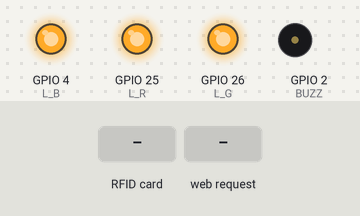
Bench run of a sketch on a simulated ESP32. On the bench: output pins drawn as LEDs (lit = HIGH), buzzer (waves = sounding). The inputs (shaded band) are chosen by the test bench. WiFi joins after 1.5 s; servers stay silent unless stated; the local clock reads 2024-03-15 10:24:30 at power-on unless the sketch sets it; storage starts empty; pins used as bus, display or sensor lines are not drawn; what the sketch prints to the serial monitor is not drawn.

Above: at 1.5 s.
1.6 s: RFID card 5E 7A 19 C4 held to the reader
At 3.2 s:
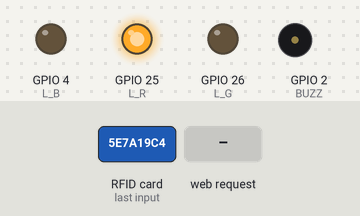
4.6 s: HTTP request GET /api/scan received
At 5.7 s:
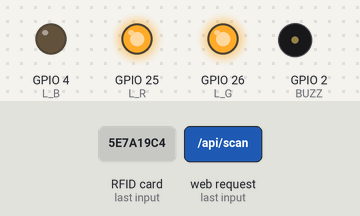
6.1 s: HTTP request GET /api/host received
At 6.9 s:
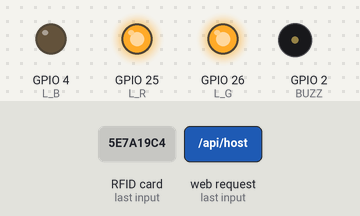
7.6 s: RFID card 5E 7A 19 C4 held to the reader
At 9.9 s:
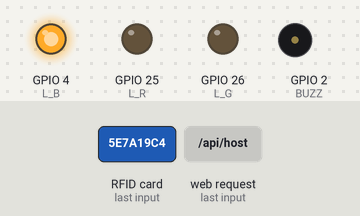
10.6 s: HTTP request GET /api/h-plus received
At 11.5 s:
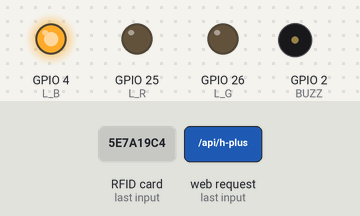
12.1 s: HTTP request GET /api/scan?id=1&n=1&d=1 received
At 12.6 s:
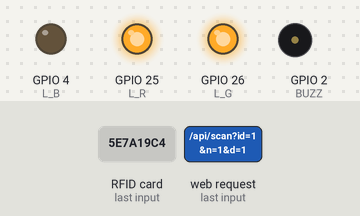
Timing chart, 0 to 14.6 s (numbered marks = the images above; inputs shaded):
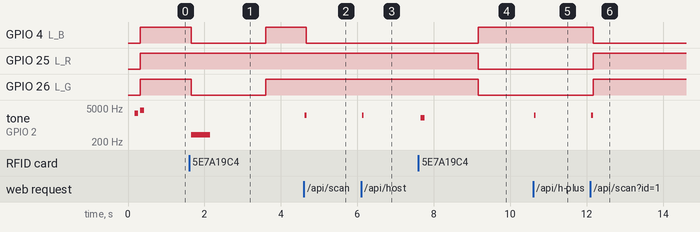

Measured:
- after the input at 1.6 s, GPIO 4 (L_B), GPIO 26 (L_G): HIGH → LOW after 0.06 s, → HIGH 2.0 s later; tone on GPIO 2 (BUZZ): silent → 400 Hz after 0.06 s, → silent 0.50 s later
- after the input at 4.6 s, GPIO 4 (L_B): HIGH → LOW after 0.06 s; tone on GPIO 2 (BUZZ): silent → 2500 Hz at once, → silent 0.05 s later
- after the input at 6.1 s, tone on GPIO 2 (BUZZ): silent → 2500 Hz at once, → silent 0.05 s later
- after the input at 7.6 s, GPIO 4 (L_B): LOW → HIGH after 1.6 s; GPIO 25 (L_R), GPIO 26 (L_G): HIGH → LOW after 1.6 s; tone on GPIO 2 (BUZZ): silent → 2000 Hz after 0.06 s, → silent 0.10 s later
- after the input at 10.6 s, tone on GPIO 2 (BUZZ): silent → 2500 Hz at once, → silent 0.05 s later
- after the input at 12.1 s, GPIO 4 (L_B): HIGH → LOW after 0.07 s; GPIO 25 (L_R), GPIO 26 (L_G): LOW → HIGH after 0.07 s; tone on GPIO 2 (BUZZ): silent → 2500 Hz at once, → silent 0.05 s later

The sketch:

ESP32.ino
```cpp
#include <Arduino.h>
#include <SPI.h>
#include <MFRC522.h>
#include <LittleFS.h>
#include <WiFi.h>
#include <ESPAsyncWebServer.h>
#include <Stepper.h>
#include <deque>
#include "time.h"

// PINOUT!!
const char* ssid = "WIFI";
const char* password = "PASS";
const char* adminUser = "admin";
const char* adminPass = "admin123";

#define SCK_PIN 18
#define MISO_PIN 19
#define MOSI_PIN 23
#define SS_PIN 21
#define RST_PIN 22
#define STEP1 32
#define STEP2 33
#define STEP3 27
#define STEP4 14
#define L_R 25
#define L_G 26
#define L_B 4
#define BUZZ 2

//udání
MFRC522 rfid(SS_PIN, RST_PIN);
AsyncWebServer server(80);
Stepper door(2048, STEP1, STEP3, STEP2, STEP4);

bool lockdownManual = false;
bool readerOn = true;
bool ledsOn = true;
bool buzzOn = true;
bool scanMode = false;
int okC = 0, failC = 0, strikes = 0;
unsigned long blockStart = 0;

bool hostModeWaiting = false;
String hostCardUID = "";
unsigned long hostEndTime = 0; // Změněno z hostStartTime jen kvůli odpočtu

String schedDate = "";
int sH = -1, sM = -1, eH = -1, eM = -1;

unsigned long motorStartTime = 0;
int motorPhase = 0;
bool greenFeedback = false;
unsigned long redFeedbackEnd = 0;

struct User { String id; String name; String last; };
std::vector<User> users;
struct Log { String t; String n; String res; };
std::deque<Log> logs;

void setLED(int r, int g, int b) {
  // Pokud jsou LED vypnuté v nastavení, ale probíhá feedback nebo motor, stejně se rozsvítí
  bool override = (motorPhase > 0 || greenFeedback || redFeedbackEnd > millis() || strikes >= 10);
  if (!ledsOn && !override) {
    digitalWrite(L_R, LOW); digitalWrite(L_G, LOW); digitalWrite(L_B, LOW);
    return;
  }
  digitalWrite(L_R, r > 0 ? HIGH : LOW);
  digitalWrite(L_G, g > 0 ? HIGH : LOW);
  digitalWrite(L_B, b > 0 ? HIGH : LOW);
}

// Vyšší frekvence pro pocitově vyšší hlasitost
void sound(int f, int d) { if(buzzOn) tone(BUZZ, f, d); }
void actionBeep() { sound(2500, 50); } // Pronikavější pípnutí

void loadUsers() {
  users.clear();
  if(!LittleFS.exists("/u.dat")) return;
  File f = LittleFS.open("/u.dat", "r");
  while(f.available()){
    String i = f.readStringUntil(':'); String n = f.readStringUntil('|'); String l = f.readStringUntil('\n');
    i.trim(); n.trim(); l.trim();
    if(i.length()>0) users.push_back({i, n, l});
  }
  f.close();
}

void saveUsers() {
  File f = LittleFS.open("/u.dat", "w");
  if(!f) return;
  for(auto const& u : users) f.printf("%s:%s|%s\n", u.id.c_str(), u.name.c_str(), u.last.c_str());
  f.close();
}

void addLog(String name, String res) {
  struct tm ti; getLocalTime(&ti); char ts[10]; strftime(ts, 10, "%H:%M", &ti);
  if(logs.size() >= 15) logs.pop_back();
  logs.push_front({String(ts), name, res});
}

bool isLockdownActive() {
  struct tm ti; if(!getLocalTime(&ti)) return lockdownManual;
  char buf[11]; strftime(buf,11,"%Y-%m-%d",&ti);
  if (schedDate != "" && String(buf) == schedDate) {
    int nowMin = ti.tm_hour * 60 + ti.tm_min;
    int startMin = sH * 60 + sM;
    int endMin = eH * 60 + eM;
    if (nowMin >= startMin && nowMin < endMin) return true;
  }
  return lockdownManual;
}

//začátek toho nechutnýho kódu (Ale je uspornej)
const char index_html[] PROGMEM = R"rawliteral(
<!DOCTYPE html><html><head><meta charset="UTF-8"><style>
body{background:#000;color:#fff;font-family:sans-serif;display:flex;justify-content:center;align-items:center;height:100vh;margin:0;}
.card{width:420px;text-align:center;padding:40px;border:1px solid #111;border-radius:24px;background:#050505;}
h1{font-size:0.7rem;letter-spacing:4px;color:#444;text-transform:uppercase;margin-bottom:40px;}
#st{font-size:2.8rem;font-weight:200;margin-bottom:10px;}
#scInfo{font-size:0.8rem;color:#ff9500;margin-bottom:30px;height:20px;}
table{width:100%;font-size:0.75rem;color:#666;border-collapse:collapse;} td{padding:12px;border-bottom:1px solid #111;text-align:left;}
.admin-link{display:block;margin-top:40px;color:#222;text-decoration:none;font-size:0.65rem;}
</style></head><body><div class="card"><h1>SECURITY SYSTEM</h1><div id="st">...</div><div id="scInfo"></div><table id="lb"></table><a href="/admin" class="admin-link">SYSTEM ADMINISTRATION</a></div>
<script>async function up(){const r=await fetch('/api/st');const d=await r.json();
document.getElementById('st').innerText=d.isL?'LOCKDOWN':(d.isB?'BLOCKED':'ONLINE');
document.getElementById('st').style.color=d.isL?'#ff3b30':'#ffffff';
document.getElementById('scInfo').innerText=d.scD?`Planned Lockdown: ${d.scD} ${d.scS}-${d.scE}`:'';
let h='';d.logs.slice(0,5).forEach(l=>h+=`<tr><td>${l.t}</td><td>${l.n}</td><td>${l.r}</td></tr>`);document.getElementById('lb').innerHTML=h;}setInterval(up,2000);up();</script></body></html>
)rawliteral";

const char admin_html[] PROGMEM = R"rawliteral(
<!DOCTYPE html><html><head><meta charset="UTF-8"><style>
body{background:#000;color:#fff;font-family:sans-serif;margin:0;overflow:hidden;height:100vh;}
.main{display:grid;grid-template-columns:320px 1fr 350px;height:100vh;background:#1a1a1a;gap:1px;}
.col{background:#0a0a0a;padding:28px;overflow-y:auto;display:flex;flex-direction:column;}
h2{font-size:0.7rem;color:#555;text-transform:uppercase;letter-spacing:2px;margin-bottom:24px;}
.btn{background:#111;border:1px solid #222;color:#fff;padding:16px;cursor:pointer;margin-bottom:12px;width:100%;text-align:left;border-radius:12px;}
.btn:disabled{opacity:0.1;cursor:not-allowed;}
.btn-status{display:block;font-size:0.6rem;color:#444;margin-top:4px;font-weight:800;text-transform:uppercase;}
.h-box{background:#001a33;padding:15px;border-radius:12px;margin-bottom:15px;border:1px solid #003366;}
input{background:#111;border:1px solid #222;color:#fff;padding:12px;width:calc(100% - 28px);margin-bottom:12px;border-radius:10px;outline:none;}
table{width:100%;font-size:0.8rem;border-collapse:collapse;} td,th{padding:12px 10px;border-bottom:1px solid #111;}
th{text-align:left;color:#333;font-size:0.6rem;}
</style></head><body>
<div class="main">
  <div class="col">
    <h2>SYSTEM CONTROL</h2>
    <button class="btn" onclick="f('/api/open')">RELEASE LATCH<span class="btn-status">READY</span></button>
    <button class="btn" id="btnS" onclick="f('/api/scan')">SCAN NEW TAG<span id="statScan" class="btn-status">IDLE</span></button>
    <div id="hArea"></div>
    <button class="btn" id="btnH" onclick="f('/api/host')">HOST ACCESS<span id="statHost" class="btn-status">INACTIVE</span></button>
    <button class="btn" onclick="f('/api/t-l')">LOCKDOWN MODE<span id="statLock" class="btn-status">OFF</span></button>
    <button class="btn" onclick="f('/api/t-r')">RFID READER<span id="statRead" class="btn-status">ON</span></button>
    <button class="btn" onclick="f('/api/t-b')">BUZZER FEEDBACK<span id="statBuzz" class="btn-status">ON</span></button>
    <button class="btn" onclick="f('/api/t-led')">STATUS LIGHTS<span id="statLed" class="btn-status">ON</span></button>
  </div>
  <div class="col">
    <h2>USER DIRECTORY</h2><div id="uList"></div>
    <h2 style="margin-top:40px">SCHEDULER</h2>
    <div id="scActive" style="font-size:0.7rem;color:#555;margin-bottom:10px"></div>
    <input type="date" id="sd"><div style="display:flex;gap:10px"><input type="time" id="ss"><input type="time" id="se"></div>
    <button class="btn" onclick="setS()">APPLY SCHEDULE</button><button class="btn" onclick="f('/api/s-clr')">CLEAR SCHEDULE</button>
  </div>
  <div class="col">
    <h2>ACTIVITY LOG</h2><table id="lb"></table>
    <button class="btn" style="margin-top:auto" onclick="f('/api/clear')">PURGE ALL LOGS</button>
    <button class="btn" style="color:#ff453a;border-color:#331111;" onclick="location.href='/logout'">EXIT SESSION</button>
  </div>
</div>
<script>
function f(u){fetch(u);setTimeout(load,200);}
function setS(){fetch(`/api/sched?d=${document.getElementById('sd').value}&s=${document.getElementById('ss').value}&e=${document.getElementById('se').value}`);setTimeout(load,200);}
async function load(){
  const r=await fetch('/api/st');const d=await r.json();
  document.getElementById('btnS').disabled = d.isL;
  document.getElementById('btnH').disabled = d.isL;
  document.getElementById('statLock').innerText='STATUS: '+(d.isL?'ACTIVE':'OFF');
  document.getElementById('statRead').innerText='STATUS: '+(d.rO?'ON':'OFF');
  document.getElementById('statBuzz').innerText='STATUS: '+(d.bO?'ON':'OFF');
  document.getElementById('statLed').innerText='STATUS: '+(d.lO?'ON':'OFF');
  document.getElementById('statHost').innerText='STATUS: '+(d.hW?'WAITING':'INACTIVE');
  document.getElementById('scActive').innerText = d.scD ? `Scheduled: ${d.scD} (${d.scS}-${d.scE})` : 'No schedule set';
  if(d.hRem > 0) {
    document.getElementById('hArea').innerHTML = `<div class="h-box"><div style="font-size:0.7rem;color:#00aaff">HOST 1 ACTIVE</div><div style="font-size:1.1rem;margin:5px 0">${d.hRem}s remaining</div><button onclick="f('/api/h-plus')" style="background:#003366;border:none;color:white;padding:5px 8px;border-radius:4px;cursor:pointer">+2m</button><button onclick="f('/api/h-del')" style="background:#330000;border:none;color:white;padding:5px 8px;border-radius:4px;cursor:pointer;margin-left:5px">Revoke</button></div>`;
  } else document.getElementById('hArea').innerHTML = '';
  let lh='<tr><th>TIME</th><th>ENTITY</th><th>RESULT</th></tr>';
  d.logs.forEach(l=>lh+=`<tr><td>${l.t}</td><td>${l.n}</td><td>${l.r}</td></tr>`);
  document.getElementById('lb').innerHTML=lh;
  const ur=await fetch('/api/ulist');const ud=await ur.json();
  let uh='<table><tr><th>NAME</th><th>UID</th><th></th></tr>';
  ud.forEach(u=>uh+=`<tr><td><input style="margin:0;padding:4px;width:100px" value="${u.n}" onchange="ren('${u.i}',this.value)"></td><td><span style="color:#444">${u.i}</span></td><td><button style="background:none;border:none;color:#ff453a;cursor:pointer" onclick="del('${u.i}')">DEL</button></td></tr>`);
  document.getElementById('uList').innerHTML=uh+'</table>';
}
function ren(i,n){fetch(`/api/rename?id=${i}&n=${n}`);}
function del(i){if(confirm('Delete?')){fetch(`/api/del?id=${i}`);setTimeout(load,200);}}
load(); setInterval(load, 2000);
</script></body></html>
)rawliteral";

void setup() {
  Serial.begin(115200);
  if(!LittleFS.begin(true)){ LittleFS.format(); LittleFS.begin(); }
  loadUsers();
  pinMode(L_R, OUTPUT); pinMode(L_G, OUTPUT); pinMode(L_B, OUTPUT);
  pinMode(BUZZ, OUTPUT); pinMode(RST_PIN, OUTPUT);

  SPI.begin(SCK_PIN, MISO_PIN, MOSI_PIN, SS_PIN);
  Serial.println("INITIALIZING RFID...");
  while(true) {
    digitalWrite(RST_PIN, LOW); delay(50); digitalWrite(RST_PIN, HIGH); delay(50);
    rfid.PCD_Init();
    rfid.PCD_SetAntennaGain(rfid.RxGain_max);
    byte v = rfid.PCD_ReadRegister(rfid.VersionReg);
    Serial.print("RFID Check: 0x"); Serial.println(v, HEX);
    if(v != 0x00 && v != 0xFF) {
      Serial.println(">> RFID SUCCESSS! Module connected. <<");
      sound(3000, 100); delay(150); sound(4000, 100);
      break;
    }
    delay(1000);
  }

  WiFi.begin(ssid, password);
  configTime(3600, 3600, "pool.ntp.org");

  server.on("/", HTTP_GET, [](AsyncWebServerRequest *r){ r->send_P(200, "text/html", index_html); });
  server.on("/admin", HTTP_GET, [](AsyncWebServerRequest *r){
    if(!r->authenticate(adminUser, adminPass)) return r->requestAuthentication();
    r->send_P(200, "text/html", admin_html);
  });
  server.on("/logout", HTTP_GET, [](AsyncWebServerRequest *r){
    r->send(401, "text/html", "<html><script>window.location.href='/';</script></html>");
  });

  server.on("/api/st", HTTP_GET, [](AsyncWebServerRequest *r){
    long hRem = (hostEndTime > millis()) ? (hostEndTime - millis()) / 1000 : 0;
    String j = "{ \"isL\":" + String(isLockdownActive()?"true":"false") + ",\"isB\":" + String(strikes>=10?"true":"false");
    j += ",\"rO\":" + String(readerOn?"true":"false") + ",\"bO\":" + String(buzzOn?"true":"false") + ",\"lO\":" + String(ledsOn?"true":"false") + ",\"hW\":" + String(hostModeWaiting?"true":"false");
    j += ",\"scD\":\"" + schedDate + "\",\"scS\":\"" + (sH<10?"0":"")+String(sH)+":"+(sM<10?"0":"")+String(sM) + "\",\"scE\":\"" + (eH<10?"0":"")+String(eH)+":"+(eM<10?"0":"")+String(eM) + "\"";
    j += ",\"hRem\":" + String(hRem);
    j += ",\"logs\":[";
    for(int i=0; i<logs.size(); i++) j += "{\"t\":\""+logs[i].t+"\",\"n\":\""+logs[i].n+"\",\"r\":\""+logs[i].res+"\"}" + (i<logs.size()-1?",":"");
    j += "]}"; r->send(200, "application/json", j);
  });

  server.on("/api/ulist", HTTP_GET, [](AsyncWebServerRequest *r){
    String j = "[";
    for(int i=0; i<users.size(); i++) j += "{\"i\":\""+users[i].id+"\",\"n\":\""+users[i].name+"\"}" + (i<users.size()-1?",":"");
    j += "]"; r->send(200, "application/json", j);
  });

  server.on("/api/scan", [](AsyncWebServerRequest *r){ if(!isLockdownActive()) scanMode = true; actionBeep(); r->send(200); });
  server.on("/api/host", [](AsyncWebServerRequest *r){ if(!isLockdownActive()) hostModeWaiting = true; actionBeep(); r->send(200); });
  server.on("/api/h-plus", [](AsyncWebServerRequest *r){ if(hostEndTime > millis()) hostEndTime += 120000; actionBeep(); r->send(200); });
  server.on("/api/h-del", [](AsyncWebServerRequest *r){ hostEndTime = 0; hostCardUID = ""; actionBeep(); r->send(200); });
  server.on("/api/t-l", [](AsyncWebServerRequest *r){ lockdownManual = !lockdownManual; actionBeep(); r->send(200); });
  server.on("/api/t-r", [](AsyncWebServerRequest *r){ readerOn = !readerOn; actionBeep(); r->send(200); });
  server.on("/api/t-b", [](AsyncWebServerRequest *r){ buzzOn = !buzzOn; actionBeep(); r->send(200); });
  server.on("/api/t-led", [](AsyncWebServerRequest *r){ ledsOn = !ledsOn; actionBeep(); r->send(200); });
  server.on("/api/s-clr", [](AsyncWebServerRequest *r){ schedDate = ""; actionBeep(); r->send(200); });
  server.on("/api/clear", [](AsyncWebServerRequest *r){ logs.clear(); actionBeep(); r->send(200); });
  server.on("/api/rename", [](AsyncWebServerRequest *r){ String id = r->arg("id"), n = r->arg("n"); for(auto &u : users) if(u.id == id) u.name = n; saveUsers(); r->send(200); });
  server.on("/api/del", [](AsyncWebServerRequest *r){ String id = r->arg("id"); users.erase(std::remove_if(users.begin(), users.end(), [&](User u){return u.id == id;}), users.end()); saveUsers(); r->send(200); });
  server.on("/api/open", [](AsyncWebServerRequest *r){ if(motorPhase==0){ greenFeedback=true; motorPhase=1; actionBeep(); } r->send(200); });
  server.on("/api/sched", [](AsyncWebServerRequest *r){ schedDate = r->arg("d"); sH = r->arg("s").substring(0,2).toInt(); sM = r->arg("s").substring(3,5).toInt(); eH = r->arg("e").substring(0,2).toInt(); eM = r->arg("e").substring(3,5).toInt(); actionBeep(); r->send(200); });

  server.begin();
}

void loop() {
  unsigned long now = millis();
  if (now % 5000 == 0) rfid.PCD_SetAntennaGain(rfid.RxGain_max);
  if(strikes >= 10 && (now - blockStart > 120000)) strikes = 0;

  door.setSpeed(12);
  if (motorPhase == 1) {
    setLED(0, 255, 0); // VYNUCENÍ ZELENÉ PŘED POHYBEM
    delay(100);
    door.step(1024);
    motorStartTime = now;
    motorPhase = 2;
  }
  else if (motorPhase == 2 && (now - motorStartTime > 3000)) { motorPhase = 3; }
  else if (motorPhase == 3) {
    setLED(0, 255, 0); // DRŽET ZELENOU PŘI NÁVRATU
    door.step(-1024);
    motorPhase = 0;
    greenFeedback = false;
  }

  // LOGIKA STAVOVÉ DIODY
  if (strikes >= 10) setLED(255, 0, 0);
  else if (motorPhase > 0 || greenFeedback) setLED(0, 255, 0);
  else if (now < redFeedbackEnd) setLED(255, 0, 0);
  else if (scanMode) setLED(255, 255, 0);
  else if (hostModeWaiting) setLED(0, 0, 255);
  else if (isLockdownActive()) setLED(255, 0, 0);
  else setLED(10, 10, 20); // Standby modrá

  if (readerOn && !isLockdownActive() && strikes < 10 && motorPhase == 0) {
    rfid.PCD_Init();
    if (rfid.PICC_IsNewCardPresent() && rfid.PICC_ReadCardSerial()) {
      String id = "";
      for(byte i=0; i<rfid.uid.size; i++) id += (rfid.uid.uidByte[i]<0x10?"0":"")+String(rfid.uid.uidByte[i], HEX);
      id.toUpperCase();

      if(scanMode) {
        bool exists = false; for(auto &u : users) if(u.id == id) exists = true;
        if(!exists) { users.push_back({id, "NEW USER", "NEVER"}); saveUsers(); }
        scanMode = false; sound(2000, 100);
      }
      else if(hostModeWaiting) {
        hostCardUID = id; hostEndTime = now + 300000;
        hostModeWaiting = false; sound(2000, 200); addLog("HOST 1 SET", id);
      }
      else {
        bool allowed = (id == hostCardUID && now < hostEndTime);
        String name = (id == hostCardUID) ? "HOST 1" : "UNKNOWN";
        for(auto &u : users) if(u.id == id){
          allowed = true; name = u.name;
          struct tm ti; getLocalTime(&ti); char ts[20]; strftime(ts, 20, "%d.%m %H:%M", &ti);
          u.last = String(ts); break;
        }
        if(allowed) {
          addLog(name, "APPROVED"); strikes = 0; greenFeedback = true;
          setLED(0, 255, 0); // OKAMŽITÝ FEEDBACK
          sound(1500, 100); sound(2000, 150);
          motorPhase = 1;
          saveUsers();
        } else {
          strikes++; addLog(id, "DENIED");
          redFeedbackEnd = now + 2000;
          setLED(255, 0, 0); // OKAMŽITÝ FEEDBACK
          if(strikes >= 10) blockStart = now;
          sound(400, 500); // HLASITÉ DLOUHÉ "ERROR" BZUČENÍ
        }
      }
      rfid.PICC_HaltA(); rfid.PCD_StopCrypto1();
      delay(1500);
    }
  }
}

//miluju když je to hotove - @MAVORY
```
